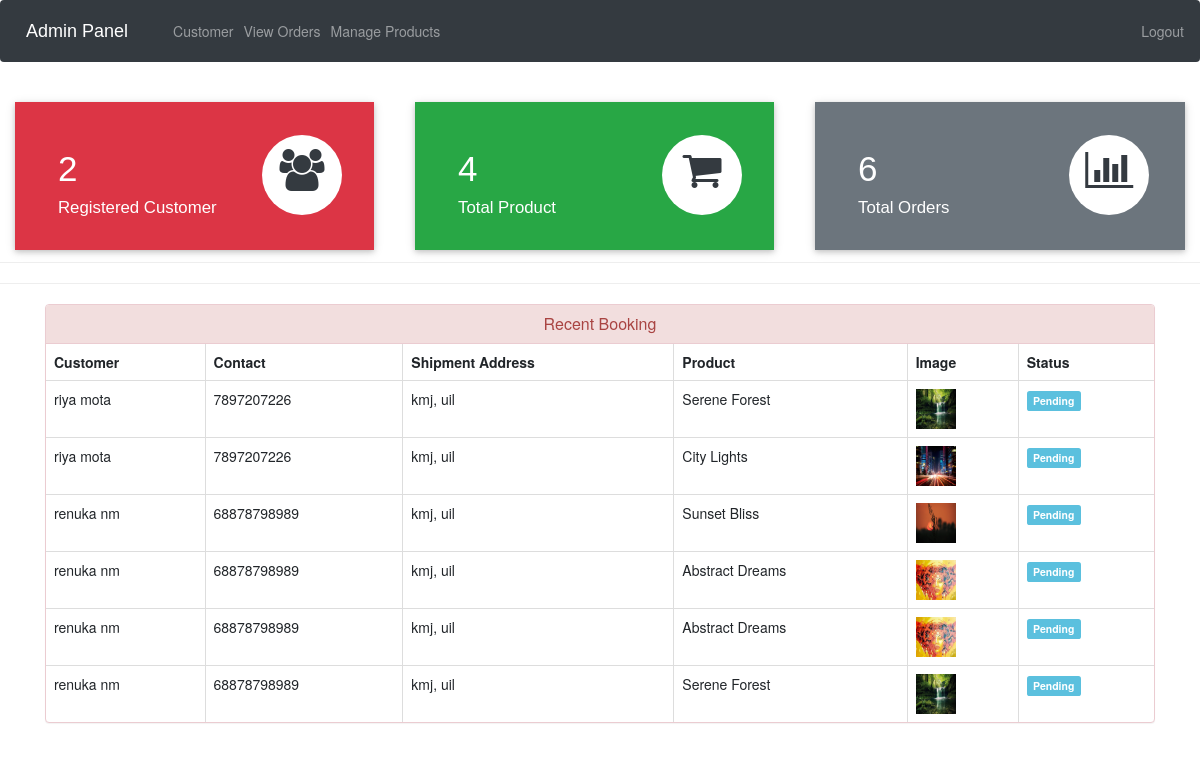
The app's page /admin-dashboard (signed in) with its own data.
### ecom/models.py (models this page shows, shortened)
class Customer(models.Model):
    user=models.OneToOneField(User,on_delete=models.CASCADE)
    profile_pic= models.ImageField(upload_to='profile_pic/CustomerProfilePic/',null=True,blank=True)
    address = models.CharField(max_length=40)
    mobile = models.CharField(max_length=20,null=False)
    @property
    def get_name(self):
        return self.user.first_name+" "+self.user.last_name

class Orders(models.Model):
    STATUS =(
        ('Pending','Pending'),
        ('Order Confirmed','Order Confirmed'),
        ('Out for Delivery','Out for Delivery'),
        ('Delivered','Delivered'),
    )
    customer=models.ForeignKey('Customer', on_delete=models.CASCADE,null=True)
    product=models.ForeignKey('Product',on_delete=models.CASCADE,null=True)
    email = models.CharField(max_length=50,null=True)
    address = models.CharField(max_length=500,null=True)
    mobile = models.CharField(max_length=20,null=True)
    order_date= models.DateField(auto_now_add=True,null=True)
    status=models.CharField(max_length=50,null=True,choices=STATUS)

class Product(models.Model):
    name=models.CharField(max_length=40)
    product_image= models.ImageField(upload_to='product_image/',null=True,blank=True)
    price = models.PositiveIntegerField()
    description=models.CharField(max_length=40)

### ecom/views.py (the view)
# urls.py: path('admin-dashboard', views.admin_dashboard_view,name='admin-dashboard'),
@login_required(login_url='adminlogin')
def admin_dashboard_view(request):
    customercount=models.Customer.objects.all().count()
    productcount=models.Product.objects.all().count()
    ordercount=models.Orders.objects.all().count()
    orders=models.Orders.objects.all()
    ordered_products=[]
    ordered_bys=[]
    for order in orders:
        ordered_product=models.Product.objects.all().filter(id=order.product.id)
        ordered_by=models.Customer.objects.all().filter(id = order.customer.id)
        ordered_products.append(ordered_product)
        ordered_bys.append(ordered_by)
    mydict={
    'customercount':customercount,
    'productcount':productcount,
    'ordercount':ordercount,
    'data':zip(ordered_products,ordered_bys,orders),
    }
    return render(request,'ecom/admin_dashboard.html',context=mydict)

### templates/ecom/admin_dashboard.html
{% extends 'ecom/admin_base.html' %}
{% load static %}
{% block content %}
<br>
{%include 'ecom/admin_dashboard_cards.html'%}
<br><br><br><br><br>
<hr><hr>
<div class="container" >
    <div class="panel panel-danger" >
      <div class="panel-heading" style="text-align:center;">
        <h6 class="panel-title">Recent Booking</h6>
      </div>
      <table class="table table-hover table-bordered" id="dev-table">
        <thead>
          <tr>
            <th>Customer</th>
            <th>Contact</th>
            <th>Shipment Address</th>
            <th>Product</th>
            <th>Image</th>
            <th>Status</th>
          </tr>
        </thead>
        {% for product,customer,order in data %}
        <tr>
          {% for c in customer %}
          <td> {{c.get_name}}</td>
          <td>{{c.mobile}}</td>
          <td>{{order.address}}</td>
          {% endfor %}
          {% for p in product %}
          <td> {{p.name}}</td>
          <td> <img src="{% static p.product_image.url %}" alt="Profile Pic" height="40px" width="40px" /></td>
          {% if order.status == 'Pending'%}
          <td> <span class="label label-info">{{order.status}}</span></td>
          {% elif order.status == 'Delivered' %}
          <td> <span class="label label-success">{{order.status}}</span></td>
          {% elif order.status == 'Out for Delivery' %}
          <td> <span class="label label-warning">{{order.status}}</span></td>
          {%else%}
            <td> <span class="label label-primary">{{order.status}}</span></td>
          {%endif%}
          {% endfor %}
        </tr>
        {% endfor %}
      </table>
  </div>
</div>
{% endblock content %}

### records on screen
Orders: address "kmj, uil", status "Pending"
Customer: get_name "riya mota", mobile "7897207226"
Product: name "Serene Forest", product_image (picture)
Orders: address "kmj, uil", status "Pending"
Product: name "City Lights", product_image (picture)
Orders: address "kmj, uil", status "Pending"
Customer: get_name "renuka nm", mobile "68878798989"
Product: name "Sunset Bliss", product_image (picture)
Orders: address "kmj, uil", status "Pending"
Product: name "Abstract Dreams", product_image (picture)
Orders: address "kmj, uil", status "Pending"
Orders: address "kmj, uil", status "Pending"

### other values on screen
{{ customercount }} "2"
{{ productcount }} "4"
{{ ordercount }} "6"
